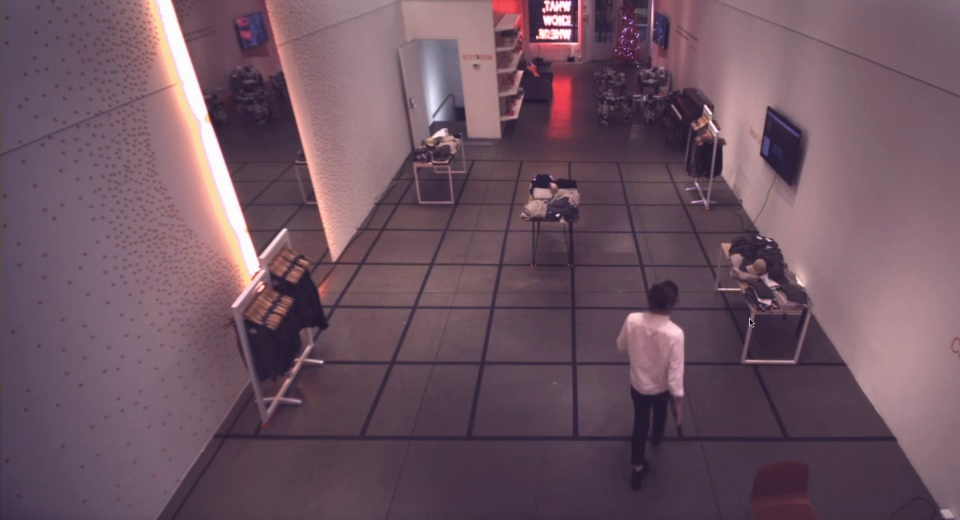
#> input picture new_images/004.jpg, 960 x 520 px, given in place of 010.jpg, which was not available
$ python images2lines.py
#> lines starting #> are read from the running program, lines starting #| are printed output that depends on the picture; pictures that were not available may be replaced by others from this repository, and a replacement may not be noted
### matching.py
from os import path

import cv2 as cv
import numpy as np
from matplotlib import pyplot as plt

'''
    For each image, returns a list of keypoints and descriptors
'''


def get_descriptors(images):
    def get_sift(sift, image):
        kp = sift.detect(image, None)
        kp, des = sift.compute(image, kp)
        return kp, des

    result = []
    sift = cv.SIFT_create()
    for image in images:
        kp, des = get_sift(sift, image)
        result.append((kp, des))
    return result


'''
    For each image, returns an array of keypoints.
    If only_complete_matches is True:
        Keypoints are ordered, such that keypoints of same indices
        in each array are matched with keypoints of same indices
        in each other array.
    Else:
        All keypoints from all images are returned
'''


def get_matches(images, only_complete_matches=True, visualize=False):
    ''' Gets a dictionary {from -> to} of keypoint indices for each pair
        of images '''

    def get_match_dictionaries(descriptors):
        dictionaries = []
        bf = cv.BFMatcher()
        for i in range(len(descriptors) - 1):
            img1, img2 = images[i:i + 2]
            ((kp1, des1), (kp2, des2)) = descriptors[i:i + 2]
            matches = bf.knnMatch(des1, des2, k=2)
            # Apply ratio test
            good = []
            for m, n in matches:
                if m.distance < 0.75 * n.distance:
                    good.append([m])
            match_dictionary = dict([(x[0].queryIdx, x[0].trainIdx) for x in good])
            dictionaries.append(match_dictionary)
            if visualize:
                plt.figure()
                plt.title("Matching images {} and {}".format(i, i + 1))
                img3 = cv.drawMatchesKnn(img1, kp1, img2, kp2, good, flags=2, outImg=None)
                plt.imshow(img3)
                plt.show()
        return dictionaries

    ''' Gets a list of complete match paths, containing keypoints from
        all images. Only such complete matches are returned by get_matches '''

    def get_complete_matches(match_dictionaries):
        def get_path(query):
            path = [query]
            for dictionary in match_dictionaries:
                if query in dictionary:
                    query = dictionary[query]
                    path.append(query)
                else:
                    break
            return path

        complete_matches = []
        for item in match_dictionaries[0].keys():
            path = get_path(item)
            if len(path) == len(match_dictionaries) + 1:
                complete_matches.append(path)
        return complete_matches

    # using helper functions to get descriptors and complete matches
    descriptors = get_descriptors(images)
    if only_complete_matches:
        # save only keypoints matched across all images
        match_dictionaries = get_match_dictionaries(descriptors)
        complete_matches = get_complete_matches(match_dictionaries)
        # composing list of lists of matched keypoints in each image
        points_2d = [np.zeros((len(complete_matches), 2)) for i in range(len(images))]
        for img_idx in range(len(images)):
            for keypoint_idx in range(len(complete_matches)):
                idx_in_descriptors = complete_matches[keypoint_idx][img_idx]
                kp, des = descriptors[img_idx]
                keypoint = kp[idx_in_descriptors].pt
                points_2d[img_idx][keypoint_idx] = keypoint
    else:
        # save all keypoints
        points_2d = []
        for img_idx in range(len(images)):
            kp, des = descriptors[img_idx]
            points_2d.append(np.asarray([keypoint.pt for keypoint in kp]))
    if visualize:
        for i in range(len(points_2d)):
            plt.figure();
            plt.title("Matched eypoints: image {}".format(i))
            plt.imshow(images[i], cmap='gray')
            plt.scatter(points_2d[i][:, 0], points_2d[i][:, 1]);
            plt.gca().set_aspect('equal')
    return points_2d


# [5 lines that do not run on import are left out]

### geometry.py
import numpy as np
from matplotlib import pyplot as plt
from scipy.spatial.transform import Rotation

'''
    Helper functions for homogenous coordinates conversion
'''


def to_homogenous(points):
    return np.hstack((points, np.ones((len(points), 1))))


def from_homogenous(points):
    points /= points[:, -1:]
    return points[:, :-1]


'''
    Transforms 2d points on image plane to 3d points in world coordinates
    by applying inverse camera transformations.
'''


def to_3d(points_2d, K_inv, T_inv):
    points = to_homogenous(points_2d)
    if K_inv is not None:
        points = np.dot(K_inv, points.T).T
        points = to_homogenous(points)
    points = np.dot(T_inv, points.T).T
    points = from_homogenous(points)
    return points


'''
    Transforms a center + set of points into a set of lines
    defined by unit direction vectors from the center.
'''


def get_direction_vectors(center, points):
    direction = points - center
    return direction / np.linalg.norm(direction, axis=-1)[:, np.newaxis]


'''
    Converts 2d points on image into 3D lines.
    Takes set of points, inverse intrinsic camera matrix K_inv
    and inverse extrinsic matrix T_inv.
    Returns origin point of the lines, and a list of points on
    the image plane but the in world coordinate system.
'''


def get_3d_lines(points, K_inv, T_inv):
    points = to_3d(points, K_inv, T_inv)
    origin = to_3d(np.zeros((1, 3)), None, T_inv)[0]
    return origin, points


'''
    Generates calibration matrix given center point coordinates cx, cy
    and focal distances fx, fy
'''


def generate_intrinsics(fx=1, fy=1, cx=0, cy=0):
    return np.asarray([[fx, 0, cx],
                       [0, fy, cy],
                       [0, 0, 1]])


'''
    Generates a rotation-translation matrix given 6 degrees of freedom
    cx, cy, cz - translation
    ax, ay, az - rotation (Euler angles)
'''


def generate_extrinsics(cx, cy, cz, rx, ry, rz):
    rotation = Rotation.from_euler("xyz", (rx, ry, rz)).as_matrix()
    translation = np.asarray([cx, cy, cz])
    T = np.eye(4)
    T[:3, :3] = rotation
    T[:3, -1] = translation
    return T


'''
    Generates a circle of cameras.
    Cameras are placed around origin in a circle of a given radius,
    Each pair of cameras are distanced by an arc of a given angle.
    The circle is in the plane XY, the Z coordinate is always 0.
    Returns the inverse extrinsics matrix.
'''


def generate_circle_of_cameras(R, count, arc_angle):
    Ts_inv = []
    for i in range(count):
        alpha = arc_angle * i
        T_inv = generate_extrinsics(
            R * np.cos(alpha), R * np.sin(alpha), 0,  # center
            -np.pi / 2, 0, alpha + np.pi / 2)  # rotation
        Ts_inv.append(T_inv)
    return Ts_inv


'''
    Visualization of single image and a corresponding set of lines.
'''


# helper visualization function - just to keep aspect ratio
def _set_axes_equal(ax: plt.Axes):
    limits = np.array([
        ax.get_xlim3d(),
        ax.get_ylim3d(),
        ax.get_zlim3d(),
    ])
    origin = np.mean(limits, axis=1)
    radius = 0.5 * np.max(np.abs(limits[:, 1] - limits[:, 0]))
    _set_axes_radius(ax, origin, radius)


# helper visualization function - just to keep aspect ratio
def _set_axes_radius(ax, origin, radius):
    x, y, z = origin
    ax.set_xlim3d([x - radius, x + radius])
    ax.set_ylim3d([y - radius, y + radius])
    ax.set_zlim3d([z - radius, z + radius])


# shows image with fixed aspect ratio
def plt_show_fixed_aspect(ax):
    ax.set_box_aspect([1, 1, 1])
    _set_axes_equal(ax)
    ax.set_xlabel("X")
    ax.set_ylabel("Y")
    ax.set_zlabel("Z")
    plt.show()


# main visualization function
def visualize(ax, center, points, title="Visualization"):
    ax.set_title(title)
    ax.scatter(points[:, 0], points[:, 1], points[:, 2], s=4)
    for i in range(len(points)):
        ax.plot(*zip(center, points[i]), color="b", linewidth=1)

### images2lines.py
from os import path
import time
import cv2 as cv
import numpy as np
from matplotlib import pyplot as plt

from geometry import (generate_intrinsics, generate_circle_of_cameras,
                      get_3d_lines, visualize, plt_show_fixed_aspect,
                      get_direction_vectors)
from matching import get_matches

if __name__ == "__main__":
    start = time.time()
    R = 5  # radius of the circle of cameras
    ARC_ANGLE = np.pi / 36  # 5 degrees increment, as in the sample images
    IMGS_PATH = "new_images/"
    ONLY_COMPLETE_MATCHES = True  # keep only matched keypoints
    images = [cv.imread(path.join(IMGS_PATH, '{:03d}.jpg'.format(i)), 0)
              for i in range(10, 12)]
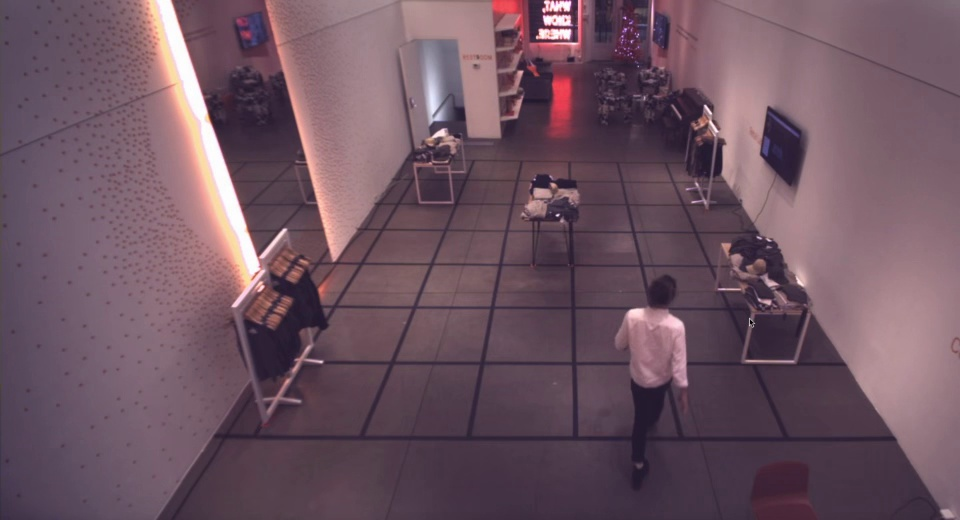
#> input picture new_images/007.jpg, 960 x 520 px, given in place of 011.jpg, which was not available
    points_2d = get_matches(images, ONLY_COMPLETE_MATCHES, visualize=True)
#> the loop in get_descriptors, `for image in images:` made 2 passes
#> after the loop in get_descriptors, `for image in images:`: result = 2 items
#> the loop in get_match_dictionaries, `for i in range(len(descriptors) - 1):` made 1 pass
#> matches on pass 1: 769 matches
#> pass 1, in get_match_dictionaries, `img1, img2 = images[i:i + 2]`:
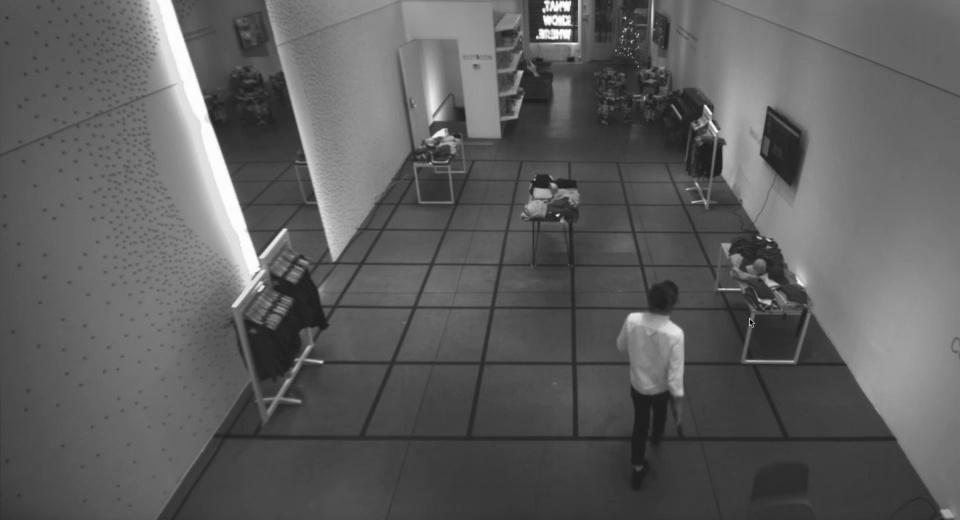
#> img1: shape (520, 960); min 2, max 255, mean 93.6
#> pass 1, in get_match_dictionaries, `img3 = cv.drawMatchesKnn(img1, kp1, img2, kp2, good, flags=2, outImg=N..`:
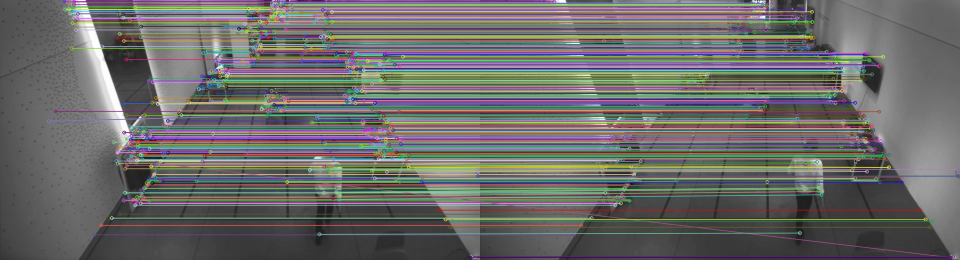
#> img3: shape (520, 1920, 3) (shown at 1/2 size); mean of channels 0, 1, 2 104.5, 106.2, 106.8; drawn as B, G, R
#> after the loop in get_match_dictionaries, `for i in range(len(descriptors) - 1):`: dictionaries = 1 item
#> the loop in get_complete_matches, `for item in match_dictionaries[0].keys():` made 661 passes
#> (item, path) on passes 1 to 3: (2, [2, 2]), (3, [3, 3]), (4, [4, 4])
#> after the loop in get_complete_matches, `for item in match_dictionaries[0].keys():`: complete_matches = 661 pairs, first value 2 to 768, second value 2 to 790
#> in get_matches, `points_2d = [np.zeros((len(complete_matches), 2)) for i in range(len(i..`: points_2d = 2 point arrays, longest 661 points
#> the loop in get_matches, `for img_idx in range(len(images)):` made 2 passes
#> the loop in get_matches, `for i in range(len(points_2d)):` made 2 passes
#> points_2d = 2 point arrays, longest 661 points

    h, w = images[0].shape
#> h = 520; w = 960
    f = h + w  # focal length, estimate
#> f = 1480
    cx, cy = w / 2.0, h / 2.0  # central point, estimate
#> cx = 480; cy = 260
    K = generate_intrinsics(f, f, cx, cy)
    Ts_inv = generate_circle_of_cameras(R, len(images), ARC_ANGLE)
#> Ts_inv = [[[2.22e-16, -2.22e-16, -1, 5], [1, 0, 2.22e-16, 0], [0, -1, 2.22e-16, 0], [0, 0, 0, 1]], [[-0.0872, -2.22e-16, -0.996, 4.98], [0.996, 0, -0.0872, 0.436], [0, -1, 2.22e-16, 0], [0, 0, 0, 1]]]
    K_inv = np.linalg.inv(K)
    centers = []
    points = []
    fig = plt.figure(dpi=200);
    ax = fig.add_subplot(projection="3d");
    for idx, T_inv in enumerate(Ts_inv):  # for each camera
        # note that points 3d are just 2d image points in
        # world coordinate system. They are not a 3d model.
        center_3d, points_3d = get_3d_lines(
            points_2d[idx], K_inv, T_inv)
        centers.append(center_3d)
        points.append(points_3d)
        visualize(ax, center_3d, points_3d)
#> this loop made 2 passes
#> center_3d on passes 1 to 2: [5, 0, 0], [4.98, 0.436, 0]
#> after the loop, centers = [[5, 0, 0], [4.98, 0.436, 0]]; points = 2 items
    plt_show_fixed_aspect(ax)
#> in plt_show_fixed_aspect, `plt.show()`:
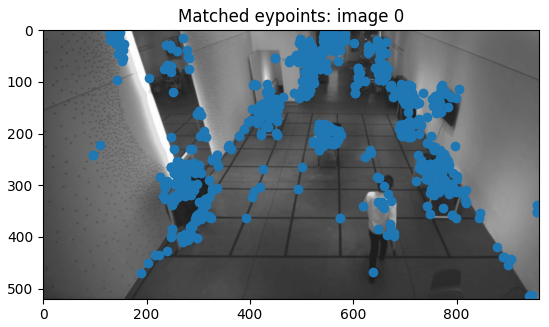
#> figure drawn by matplotlib, 1 panel
#> in plt_show_fixed_aspect, `plt.show()`:
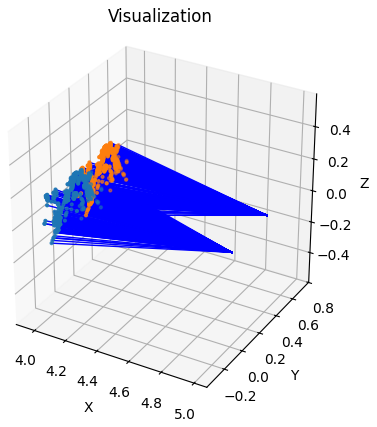
#> figure drawn by matplotlib, 1 panel
    # if the direction vectors are needed - they are calculated below.
    line_directions = get_direction_vectors(center_3d, points_3d)
#> in get_direction_vectors, `direction = points - center`: direction = 661 rows, first 8: [-0.971, -0.374, 0.0282], [-0.971, -0.374, 0.0282], [-0.974, -0.336, 0.0255], [-0.975, -0.324, 0.174], [-0.976, -0.323, 0.163], [-0.976, -0.319, 0.173], [-0.976, -0.318, 0.163], [-0.976, -0.316, 0.168]
#> line_directions = 661 rows, first 8: [-0.933, -0.359, 0.0271], [-0.933, -0.359, 0.0271], [-0.945, -0.326, 0.0248], [-0.936, -0.311, 0.167], [-0.938, -0.31, 0.157], [-0.937, -0.307, 0.166], [-0.939, -0.306, 0.157], [-0.939, -0.304, 0.161]
    print("took ", int(time.time()-start))
